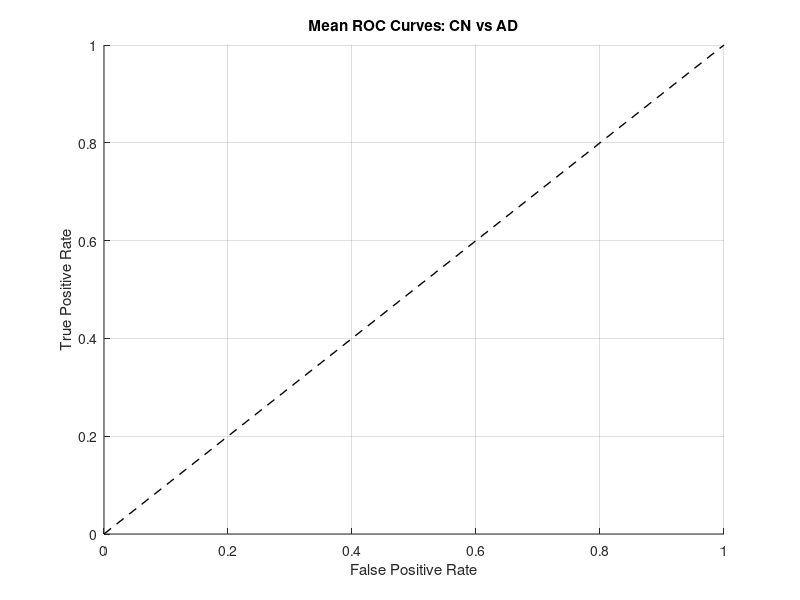

The MATLAB script that drew this image: (Note: this script raises an error after producing the figure.)
close all
% List of .mat files containing classification results
% fileNames = {
%     'classification_results_BaselinebinaryBalanced.mat',
%     'classification_results_perturbation_matrixClassification_Balanced.mat',
%     'classification_results_distance_matrixClassification_Balanced.mat',
%     'classification_results_correlation_matrixClassification_Balanced.mat',
%     'classification_results_divergence_matrixClassification_Balanced.mat',
%     'classification_results_deviation_matrixClassification_Balanced.mat'
% };
% fileNames = {
%     'classification_results_BaselinebinaryBalanced.mat',
%     'classification_baseline+GlobalEffiperturbation_Balanced.mat',
%     'classification_baseline+GlobalEffidistance_Balanced.mat',
%     'classification_baseline+GlobalEfficorrelation_Balanced.mat',
%     'classification_baseline+GlobalEffiDivergence_Balanced.mat',
%     'classification_baseline+GlobalEffideviation_Balanced.mat'
% };

% fileNames = {
%     'classification_BaselineWholeMatrix_Balanced.mat',
%     'classification_Perturbationhybrid_matrix_Balanced.mat',
%     'classification_Distancehybrid_matrix_Balanced.mat',
%     'classification_Correlationhybrid_matrix_Balanced.mat',
%     'classification_Divergencehybrid_matrix_Balanced.mat',
%     'classification_Deviationhybrid_matrix_Balanced.mat',
%     'classification_results_SUVR_Balanced.mat'
% };

% fileNames = {
%     'classification_BaselineWholeMatrix_Balanced.mat',
%     'classification_MultiplexWU_Perturbation_Balanced.mat',
%     'classification_MultiplexWU_Distance_Balanced.mat',
%     'classification_CorrelationMultiplexWU_Balanced.mat',
%     'classification_DivergenceMultiplexWU_Balanced.mat',
%     'classification_MultiplexWU_Deviation_Balanced.mat'
% };
% 
% fileNames = {'classification_BaselinehybridSUVRMatrix_Balanced.mat',
%     'classification_PerturbationhybridSUVRMatrix_Balanced.mat',
%     'classification_DistancehybridSUVRMatrix_Balanced.mat',
%     'classification_CorrelationhybridSUVRMatrix_Balanced.mat',
%     'classification_DivergencehybridSUVRMatrix_Balanced.mat',
%     'classification_DeviationhybridSUVRMatrix_Balanced.mat'
%     };

fileNames = {'classification_BaselinehybridSUVRMatrix_Balanced.mat',
    'classification_CombinedMultilayerConMx_SUVR_Balanced.mat',
    };
% Legends for each method corresponding to the files
legends = {'Baseline', 'CombinedMultilayer'};
% fileNames = {'classification_results_SUVR_Balanced.mat'}
% legends = {'SUVR'};
% Classification tasks to analyze
taskNames = {'CN_vs_AD', 'CN_vs_MCI', 'CN_vs_CN_pos'};

% Generate distinct colors for each method (excluding Baseline, which will be black)
colors = lines(length(fileNames) - 1); % Colors for non-Baseline methods
colors = [0 0 0; colors]; % Add black (Baseline) at the start

% Define common False Positive Rate (FPR) points for interpolation
common_fpr = linspace(0, 1, 1000);

% Loop through each classification task
for g = 1:length(taskNames)
    taskName = taskNames{g};
    
    % Create a new figure for the current task
    figure; hold on; grid on;
    title(['Mean ROC Curves: ', strrep(taskName, '_', ' ')]);
    xlabel('False Positive Rate');
    ylabel('True Positive Rate');
    xlim([0 1]); ylim([0 1]);
    
    % Add diagonal line representing random guessing
    plot([0 1], [0 1], 'k--', 'LineWidth', 1, 'DisplayName', 'Random');
    
    % Initialize array to store plot handles for ordering
    plot_handles = gobjects(length(fileNames), 1);
    
    % Loop through each method/file
    for i = 1:length(fileNames)
        % Load data and check for task results
        data = load(fileNames{i});
        if isfield(data, 'results') && isfield(data.results, taskName)
            taskResult = data.results.(taskName);
            
            if isfield(taskResult, 'ROC_X') && isfield(taskResult, 'ROC_Y')
                % Case 1: ROC_X and ROC_Y exist (cell arrays of individual curves)
                ROC_X = taskResult.ROC_X;
                ROC_Y = taskResult.ROC_Y;
                if ~iscell(ROC_X) || ~iscell(ROC_Y)
                    warning('ROC_X or ROC_Y is not a cell array in %s for %s', fileNames{i}, taskName);
                    continue;
                end
                if length(ROC_X) ~= length(ROC_Y)
                    warning('Mismatch in number of runs for %s in %s', taskName, fileNames{i});
                    continue;
                end
                y_interp_all = nan(length(ROC_X), length(common_fpr));
                for k = 1:length(ROC_X)
                    x = double(ROC_X{k});
                    y = double(ROC_Y{k});
                    % % Invert ROC_Y for CN_vs_AD task
                    % if strcmp(taskName, 'CN_vs_AD') & contains(fileNames{i}, 'SUVR')
                    %     y = 1 - y;
                    %     x = 1 - x;
                    % end
                    
                    [x_sorted, idx] = sort(x);
                    y_sorted = y(idx);
                    [x_unique, unique_idx] = unique(x_sorted);
                    y_unique = y_sorted(unique_idx);
                    y_interp_all(k, :) = interp1(x_unique, y_unique, common_fpr, 'linear', NaN);
                end
                mean_y = mean(y_interp_all, 1, 'omitnan');
                
                % Plot with specific style based on method
                if strcmp(legends{i}, 'Baseline')
                    % Baseline: Black solid line
                    plot_handles(i) = plot(common_fpr, mean_y, 'LineStyle', '-', ...
                        'LineWidth', 2, 'Color', colors(i, :), 'DisplayName', legends{i});
                else
                    % Other methods: Colored dashed lines
                    plot_handles(i) = plot(common_fpr, mean_y, 'LineStyle', '--', ...
                        'LineWidth', 2, 'Color', colors(i, :), 'DisplayName', legends{i});
                end
                
            elseif isfield(taskResult, 'x_mean') && isfield(taskResult, 'y_mean')
                % Case 2: x_mean and y_mean exist
                if iscell(taskResult.x_mean) && iscell(taskResult.y_mean)
                    % Subcase 2a: x_mean and y_mean are cell arrays
                    x_cells = taskResult.x_mean;
                    y_cells = taskResult.y_mean;
                    if length(x_cells) ~= length(y_cells)
                        warning('Mismatch in number of runs for %s in %s', taskName, fileNames{i});
                        continue;
                    end
                    y_interp_all = nan(length(x_cells), length(common_fpr));
                    for k = 1:length(x_cells)
                        x = double(x_cells{k});
                        y = double(y_cells{k});
                        % Invert y_cells for CN_vs_AD task
                        % if strcmp(taskName, 'CN_vs_AD') & ~contains(fileNames{i}, 'Baseline')
                        %     y = 1 - y;
                        %     x = 1 - x;
                        % end
                        [x_sorted, idx] = sort(x);
                        y_sorted = y(idx);
                        [x_unique, unique_idx] = unique(x_sorted);
                        y_unique = y_sorted(unique_idx);
                        y_interp_all(k, :) = interp1(x_unique, y_unique, common_fpr, 'linear', NaN);
                    end
                    mean_y = mean(y_interp_all, 1, 'omitnan');
                    
                    % Plot with specific style based on method
                    if strcmp(legends{i}, 'Baseline')
                        plot_handles(i) = plot(common_fpr, mean_y, 'LineStyle', '-', ...
                            'LineWidth', 2, 'Color', colors(i, :), 'DisplayName', legends{i});
                    else
                        plot_handles(i) = plot(common_fpr, mean_y, 'LineStyle', '--', ...
                            'LineWidth', 2, 'Color', colors(i, :), 'DisplayName', legends{i});
                    end                    
                end
            end
        end
    end
    
    % Reorder plots to bring Baseline to the top (highest z-order)
    for i = 1:length(plot_handles)
        if strcmp(legends{i}, 'Baseline')
            uistack(plot_handles(i), 'top');
        end
    end
    
    % Add legend
    legend('Location', 'southeast');
    hold off;
    
    % Optional: Save the figure as a PNG file (uncomment to enable)
    % saveas(gcf, ['Results/matrix/withConverters/ROC_', taskName, 'hybirdMatrix.png']);
end
